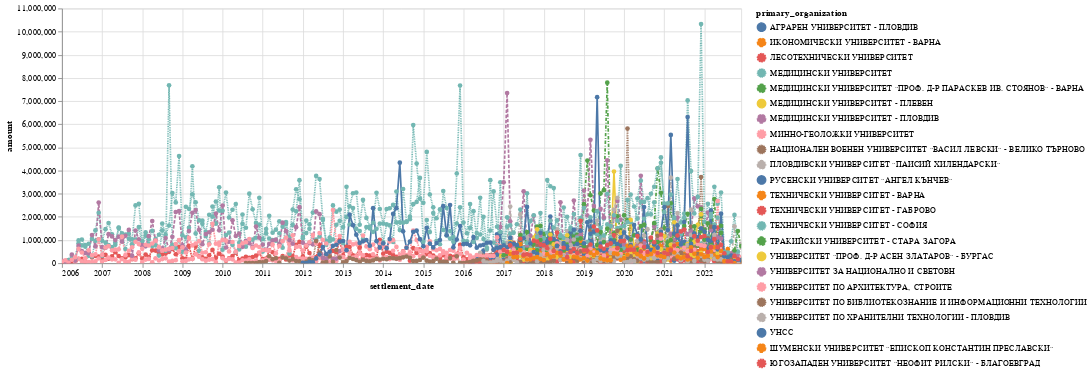

This figure's notebook cell:
### Code cell
selection = alt.selection_multi(fields=['primary_organization'], bind='legend')

alt.Chart(organizations_monthly.loc[lambda d:d['primary_organization'].str.contains("УНИВЕРСИТЕТ|УНСС")]).mark_line(point=alt.OverlayMarkDef()).encode(
    x='settlement_date',
    y='amount',
    color='primary_organization',
    strokeDash='primary_organization',
    tooltip = ['primary_organization', 'settlement_date', 'amount'],
    opacity=alt.condition(selection, alt.value(1), alt.value(0.2))
).configure_legend(labelLimit= 0).add_selection(selection).properties(
    width=800,
    height=300
).interactive()

### Figure 1 — Vega-Lite specification as saved in the notebook (floating-point values rounded to 4 significant figures; data arrays with more than 128 entries replaced by an {"elided": "..."} marker saying what was removed)
{"config": {"view": {"continuousWidth": 400, "continuousHeight": 300}, "legend": {"labelLimit": 0}}, "data": {"name": "data-35a1858ba891971ecf104846c18864df"}, "mark": {"type": "line", "point": {}}, "encoding": {"color": {"field": "primary_organization", "type": "nominal"}, "opacity": {"condition": {"value": 1, "selection": "selector015"}, "value": 0.2}, "strokeDash": {"field": "primary_organization", "type": "nominal"}, "tooltip": [{"field": "primary_organization", "type": "nominal"}, {"field": "settlement_date", "type": "temporal"}, {"field": "amount", "type": "quantitative"}], "x": {"field": "settlement_date", "type": "temporal"}, "y": {"field": "amount", "type": "quantitative"}}, "height": 300, "selection": {"selector015": {"type": "multi", "fields": ["primary_organization"], "bind": "legend"}, "selector016": {"type": "interval", "bind": "scales", "encodings": ["x", "y"]}}, "width": 800, "$schema": "https://vega.github.io/schema/vega-lite/v4.17.0.json", "datasets": {"data-35a1858ba891971ecf104846c18864df": {"elided": "2526 records"}}}
